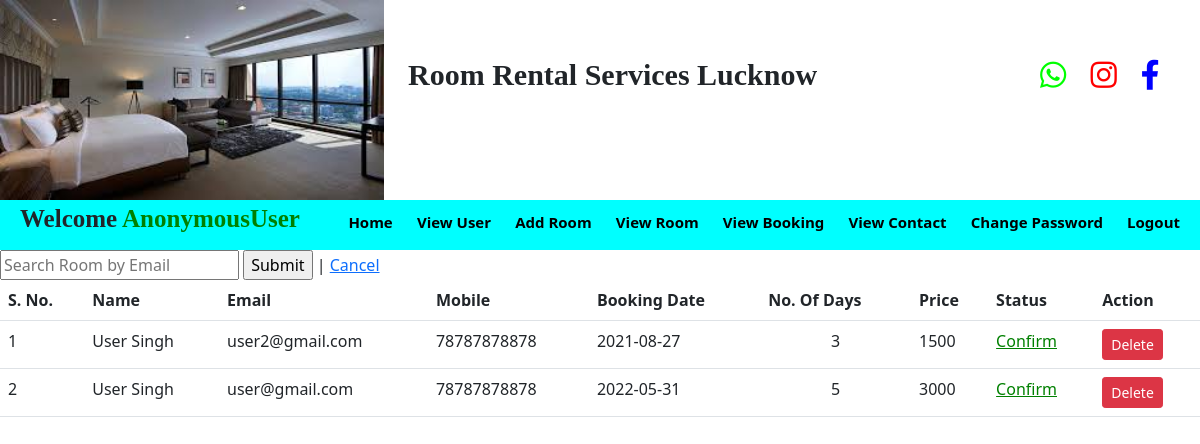
Screenshot of /view_booking_admin with the database file from the repository.
### room/models.py (models this page shows)
class Booked(models.Model):
    full_name=models.CharField(max_length=20,null=True)
    email=models.CharField(max_length=20,null=True)
    contact=models.CharField(max_length=20,null=True)
    contact2=models.CharField(max_length=20,null=True)
    bookint_date=models.CharField(max_length=20,null=True)
    days=models.CharField(max_length=20,null=True)
    gender=models.CharField(max_length=20,null=True)
    price=models.CharField(max_length=20,null=True)
    dob=models.CharField(max_length=20,null=True)
    status=models.CharField(max_length=20,null=True)

### room/views.py (the view)
# urls.py: path('view_booking_admin',view_booking_admin,name='view_booking_admin'),
def view_booking_admin(request):
    data = Booked.objects.all()
    d={'data':data}
    return render(request,'view_booking_admin.html',d)

### room/templates/view_booking_admin.html (shortened to what this page needs)
{% include 'admin_navigation.html' %}
<form method="POST" action="/searchh">
        <input type="search" name="name" placeholder="Search Room by Email">
        <input type="submit"> | <a href="{% url 'view_booking_admin' %}">Cancel</a>
    </form>
<table class="table">
    <tr>
        <th>S. No.</th>
        <th>Name</th>
        <th>Email</th>
        <th>Mobile</th>
        <th>Booking Date</th>
        <th>No. Of Days</th>
        <th>Price</th>
        <th>Status</th>
        <th>Action</th>
    </tr>
    {% for i in data %}
    <tr>
        <td>{{forloop.counter}}</td>
        <td>{{i.full_name}}</td>
        <td>{{i.email}}</td>
        <td>{{i.contact}}</td>
        <td>{{i.bookint_date}}</td>
        <td align="center">{{i.days}}</td>
        <td>{{i.price}}</td>
        {% if i.status == "Confirm" %}
        <td><a href="{% url 'change_status' i.id %}" style="color:green;">{{i.status}}</a></td>
        {% endif %}
        <td><a href="{% url 'delete_booking' i.id %}" onclick="return confirm('Are you sure?')" class="btn btn-danger btn-sm">Delete</a></td>
    </tr>
    {% endfor %}
</table>

### room/templates/admin_navigation.html (shortened to what this page needs)
<!DOCTYPE html>
<html>
<head>
<link rel="stylesheet" href="https://cdn.jsdelivr.net/npm/bootstrap@5.0.2/dist/css/bootstrap.min.css">
<link rel="stylesheet" href="https://cdnjs.cloudflare.com/ajax/libs/font-awesome/5.15.3/css/all.min.css" />
{% load static %}
</head>
<body>
<div class="row">
	<div class="col-4">
		<img class="pic" src="{% static 'images/cc.jpg' %}">
	</div>
	<div class="col-6 aa">
		<label class="lab1">Room Rental Services Lucknow</label>
	</div>
	<div class="col-2">
		<a href="https://web.whatsapp.com/" target="_blank"><i class="fab fa-whatsapp itag" style="color:rgb(0,255,0);"></i></a>
		<a href="https://www.instagram.com/" target="_blank"><i class="fab fa-instagram itag" style="color:red;"></i></a>
		<a href="https://www.facebook.com/" target="_blank"><i class="fab fa-facebook-f itag" style="color: blue;"></i></a>
	</div>
</div>
<nav class="navi">
	<label class="lab2">Welcome <span style="color:green;">{{request.user}}</span></label>
	<ul class="ull">
		<li class="lii"><a class="aaa" href="{% url 'admin_home' %}">Home</a></li>
		<li class="lii"><a class="aaa" href="{% url 'view_user' %}">View User</a></li>
		<li class="lii"><a class="aaa" href="{% url 'add_room' %}">Add Room</a></li>
		<li class="lii"><a class="aaa" href="{% url 'view_room_admin' %}">View Room</a></li>
		<li class="lii"><a class="aaa" href="{% url 'view_booking_admin' %}">View Booking</a></li>
		<li class="lii"><a class="aaa" href="{% url 'view_contact' %}">View Contact</a></li>
		<li class="lii"><a class="aaa" href="{% url 'change_password_admin' %}">Change Password</a></li>
		<li class="lii"><a class="aaa" href="{% url 'logout' %}">Logout</a></li>
	</ul>
</nav>
</body>
</html>

### room/templates/admin_navigation.html (style rules this page uses)
.pic { height: 200px; width: 100%; }
.lab1 { font-size: 30px; font-weight: bold; font-family: calibery; margin-top: 52px; }
.itag { font-size: 30px; margin-top: 60px; padding-left: 20px; }
.navi { background:cyan; height: 50px; }
.ull { float: right; }
.lii { display: inline-block; margin-top: 10px; }
.aaa { text-decoration: none; color: black; font-weight: bold; font-size: 15px; margin-right: 20px; }
.lab2 { font-size: 25px; font-weight: bold; font-family: calibery; margin-left: 20px; }

### rows the page displays
Booked: full_name "User Singh", email "user2@gmail.com", contact "78787878878", bookint_date "2021-08-27", days "3", price "1500", status "Confirm"
Booked: full_name "User Singh", email "user@gmail.com", contact "78787878878", bookint_date "2022-05-31", days "5", price "3000", status "Confirm"

### other values shown
{{ request.user }} "AnonymousUser"
